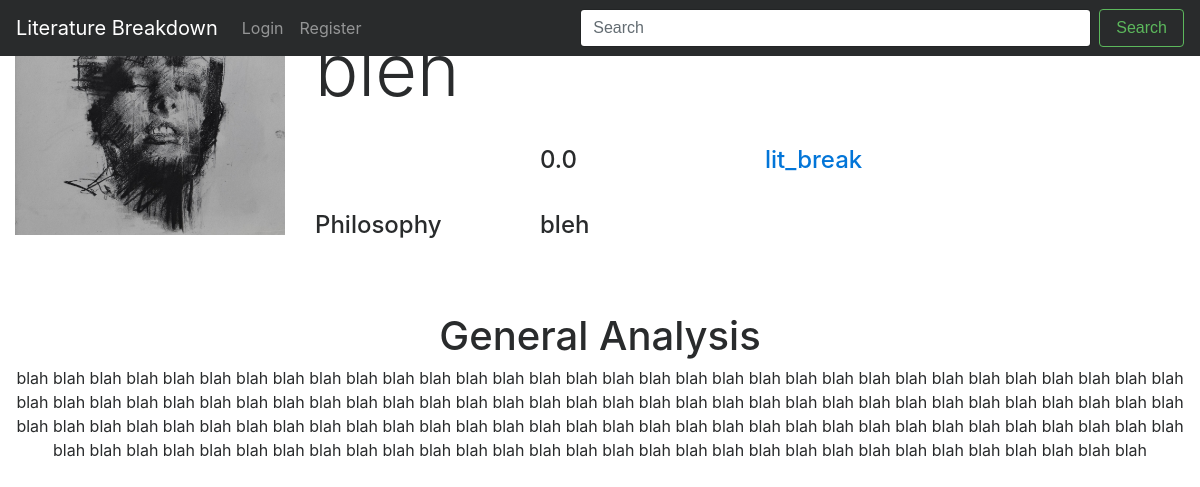
The app's page /literaturebreakdown/article/bleh/, older data.
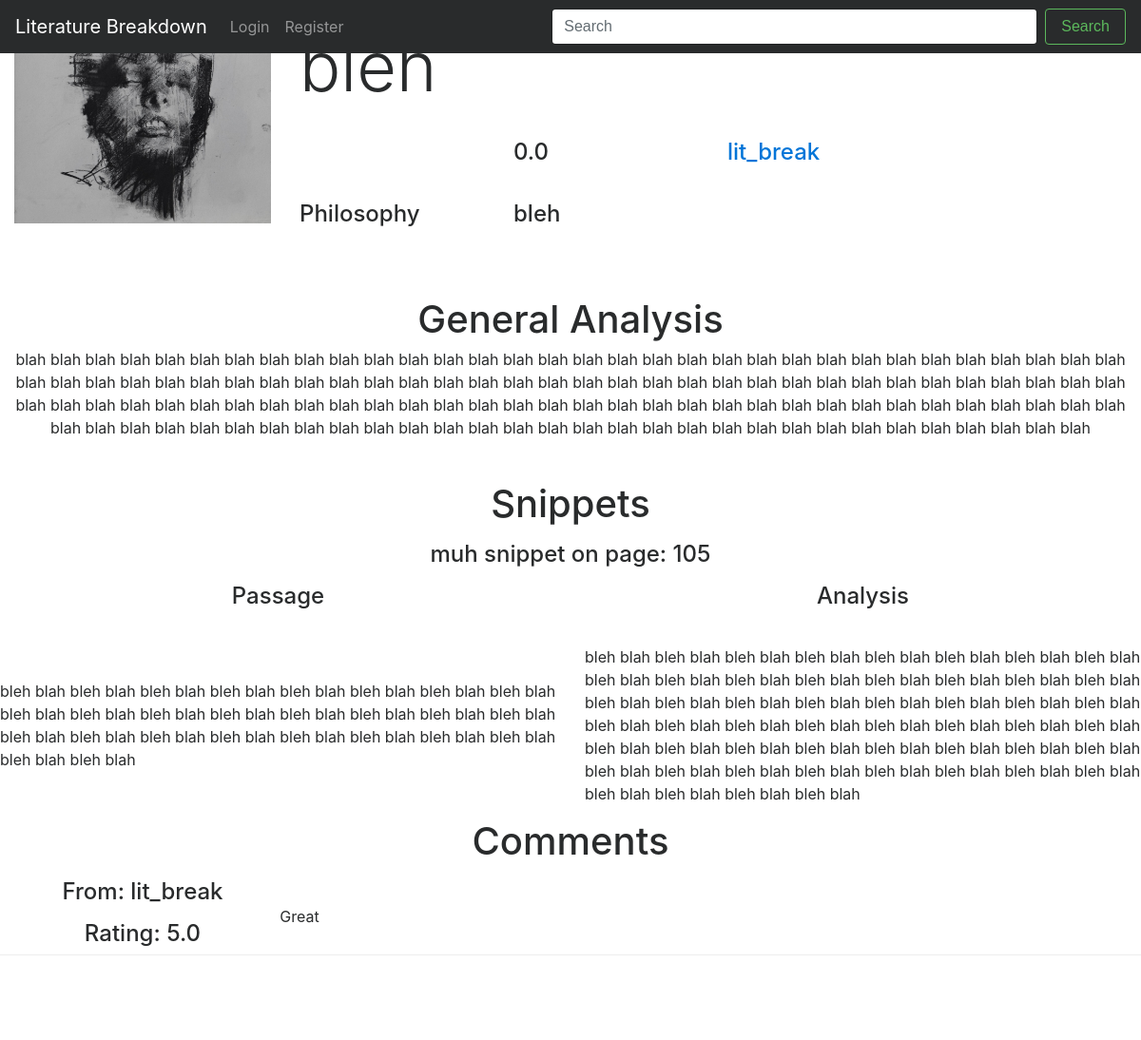
The same page, newer data.
### lit/models.py (models this page shows, shortened)
class Article(models.Model):
    author = models.ForeignKey(UserProfile)
    date_published = models.CharField(max_length=8, unique=False)
    book = models.CharField(max_length=128, unique=False)
    views = models.IntegerField(default=0)
    title = models.CharField(max_length=128, unique=True)
    analysis = models.CharField(max_length=2500, unique=False)
    category = models.CharField(max_length=50)
    slug = models.SlugField()
    img = models.ImageField(upload_to='profile_images', blank=True)
    rating = models.FloatField(max_length=5.0, default=0.0)
    book_author = models.CharField(max_length=128, default="")
    book_published = models.CharField(max_length=128, default="")

class UserProfile(models.Model):
    user = models.OneToOneField(User)
    website = models.URLField(blank=True,default="")
    picture = models.ImageField(upload_to='profile_images', blank=True)
    name = models.CharField(max_length=128)
    num_articles = models.IntegerField(default=0)
    slug = models.SlugField()
    age = models.IntegerField(default=16)
    gender = models.CharField(max_length=4, default="")
    location = models.CharField(max_length=128)
    def __str__(self):
        return self.user.username

class Snippet(models.Model):
    title = models.ForeignKey(Article)
    snippet_title = models.CharField(max_length=128, default = "")
    page = models.IntegerField()
    passage = models.CharField(max_length=500, unique=False)
    analysis = models.CharField(max_length=1000, unique=False)
    id = models.UUIDField(primary_key=True, default=uuid.uuid4(), editable=False)

class Comment(models.Model):
    user_comment = models.CharField(max_length=128)
    user = models.ForeignKey(UserProfile)
    rating = models.FloatField(max_length=5.0)
    article = models.ForeignKey(Article)
    date = models.DateTimeField(auto_now_add=True, blank=True)
    id = models.UUIDField(primary_key=True, default=uuid.uuid4, editable=False)

### lit/views.py (the view, shortened to what this page needs)
# urls.py: url(r'^article/(?P<article_name_slug>[\w\-]+)/$', views.show_article, name='show_article'),
def show_article(request, article_name_slug):
    logged_in = False
    if request.user.is_authenticated():
        logged_in = True
    context_dict = {}
    try:
        article = Article.objects.get(slug=article_name_slug)
        comments = Comment.objects.filter(article=article)
        snippets = Snippet.objects.filter(title=article)
        context_dict['article'] = article
        context_dict['comments'] = comments
        context_dict['snippets'] = snippets
    except Article.DoesNotExist:
        context_dict['article'] = None
        context_dict['comments'] = None
        context_dict['snippets'] = None
    context_dict['favourited'] = False
    return render(request, 'lit/article.html', context_dict)

### templates/lit/article.html (shortened to what this page needs)
<!DOCTYPE html>
{% extends 'lit/base.html' %}
{% load staticfiles %}
{% block body_block %}
	<div class="row" style="padding-top:30px;">
		<div class="col-md-3">
			<img src="{{ MEDIA_URL }}{{ article.img }}"
				 width="300"
				 height="400"
				 alt="Cover"
				 style="max-width: 100%;
						height: auto;
						width: auto\9;"/>
		</div>
		<div class="col-md-9">
			<div class="row">
				<div class="col-md-10"><h1 class="display-3">{{ article.title }}</h1></div>
			</div>
			<div class="row" style="padding-top:30px;">
				<div class="col-md-3"><h4>{{ article.date_published }}</h4></div>
				<div class="col-md-3"><h4>{{ article.rating }}</h4></div>
				<div class="col-md-3"><h4><a href="{% url 'profile' article.author %}">{{ article.author }}</a></h4></div>
			</div>
			<div class="row" style="padding-top:30px;">
				<div class="col-md-3"><h4>{{ article.category }}</h4></div>
				<div class="col-md-3"><h4>{{ article.book }}</h4></div>
			</div>
			<div class="row" style="padding-top:30px;">
				<div class="col-md-3"><h4>{{ article.date_published }}</h4></div>
			</div>
		</div>
	</div>
	<div style="padding-top:30px;">
		<h1 style="text-align:center">General Analysis</h1>
		<p style="text-align:center">{{ article.analysis}}</p>
	</div>
	{% if snippets %}
	<div style="padding-top:30px;">
		<h1 style="text-align:center">Snippets</h1>
		{% for snippet in snippets %}
		<div class="row" style="padding-top:10px;">
			<div class="col">
				<h4 style="text-align:center">{{ snippet.snippet_title }} on page: {{ snippet.page }}</h4>
			</div>
			<div class="row"">
				<div class="col-md-6">
					<h4 style="text-align:center;padding-top:10px;">Passage</h4>
					<p style="position: relative;
							  float: left;
							  top: 50%;
							  left: 50%;
							  transform: translate(-50%, -50%);">{{ snippet.passage }}</p>
				</div>
				<div class="col-md-6">
					<h4 style="text-align:center;padding-top:10px;">Analysis</h4>
					<p style="position: relative;
							  float: left;
							  top: 50%;
							  left: 50%;
							  transform: translate(-50%, -50%);">{{ snippet.analysis }}</p>
				</div>
			</div>
		</div>
		{% endfor %}
	</div>
	{% endif %}
	{% if comments %}
	<div style="padding-top:30px;">
		<h1 style="text-align:center">Comments</h1>
		{% for comment in comments %}
		<div class="row" style="padding-top:10px; border-bottom: 1px solid #eee;">
			<div class="col-md-3">
				<h4 style="text-align:center">From: {{ comment.user }}</h4>
				<h4 style="text-align:center; padding-top:10px;">Rating: {{ comment.rating }}</h4>
			</div>
			<div class="col-md-9">
				<p style="position: relative;
						  float: left;
						  top: 50%;
						  transform: translate(-50%, -50%);">{{ comment.user_comment }}</p>
			</div>
		</div>
		{% endfor %}
	</div>
	{% endif %}
{% endblock %}

### templates/lit/base.html (shortened to what this page needs)
<!DOCTYPE html>
{% load staticfiles %}
<html lang="en">
  <head>
    <link href="http://v4-alpha.getbootstrap.com/dist/css/bootstrap.min.css" rel="stylesheet">
    <link href="http://v4-alpha.getbootstrap.com/examples/dashboard/dashboard.css" rel="stylesheet">
  </head>
  <body>
    <nav class="navbar navbar-toggleable-md navbar-inverse fixed-top bg-inverse">
      <a class="navbar-brand" href="{% url 'index' %}">Literature Breakdown</a>
      <div class="collapse navbar-collapse" id="navbarsExampleDefault">
        <ul class="navbar-nav mr-auto">
          {% if user.is_authenticated %}
		  <li class="nav-item">
            <a class="nav-link" href="{% url 'profile' user.username %}">
              Profile
            </a>
          </li>
          <li class="nav-item">
            <a class="nav-link" href="{% url 'logout' %}">
              Logout
            </a>
          </li>
          {% else %}
		  <li class="nav-item">
			<a class="nav-link" href="{% url 'login' %}">
			  Login
			</a>
		  </li>
          <li class="nav-item">
            <a class="nav-link" href="{% url 'register' %}">
              Register
            </a>
          </li>
          {% endif %}
        </ul>
        <form class="form-inline mt-2 mt-md-0" id="user_form" method="post" action="{% url 'search' %}">
		  <input class="form-control mr-sm-2" type="text" size="50" name="query" value="" id="query" placeholder="Search">
          <button class="btn btn-outline-success my-2 my-sm-0" type="submit" name="submit" value="Search">Search</button>
        </form>
      </div>
    </nav>
    <div class="container-fluid">
      {% block body_block %}{% endblock %}
    </div>
  </body>
</html>

Row changes from the older to the newer data that the page shows:
added Snippet: snippet_title "muh snippet", page "105", passage "bleh blah bleh blah bleh blah bleh blah bleh blah bleh blah bleh blah bleh blah bleh blah bleh blah bleh blah bleh blah bleh blah bleh blah bleh blah bleh blah bleh blah bleh blah bleh blah bleh blah bleh blah bleh blah bleh blah bleh blah bleh blah bleh blah", analysis "bleh blah bleh blah bleh blah bleh blah bleh blah bleh blah bleh blah bleh blah bleh blah bleh blah bleh blah bleh blah bleh blah bleh blah bleh blah bleh blah bleh blah bleh blah bleh blah bleh blah bleh blah bleh blah bleh blah bleh blah bleh blah bleh blah bleh blah bleh blah bleh blah bleh blah bleh blah bleh blah bleh blah bleh blah bleh blah bleh blah bleh blah bleh blah bleh blah bleh blah bleh blah bleh blah bleh blah bleh blah bleh blah bleh blah bleh blah bleh blah bleh blah bleh blah bleh blah bleh blah"
added Comment: user "lit_break", rating "5.0", user_comment "Great"
Text that changed along with them:
text now shown: "Snippets Comments"
